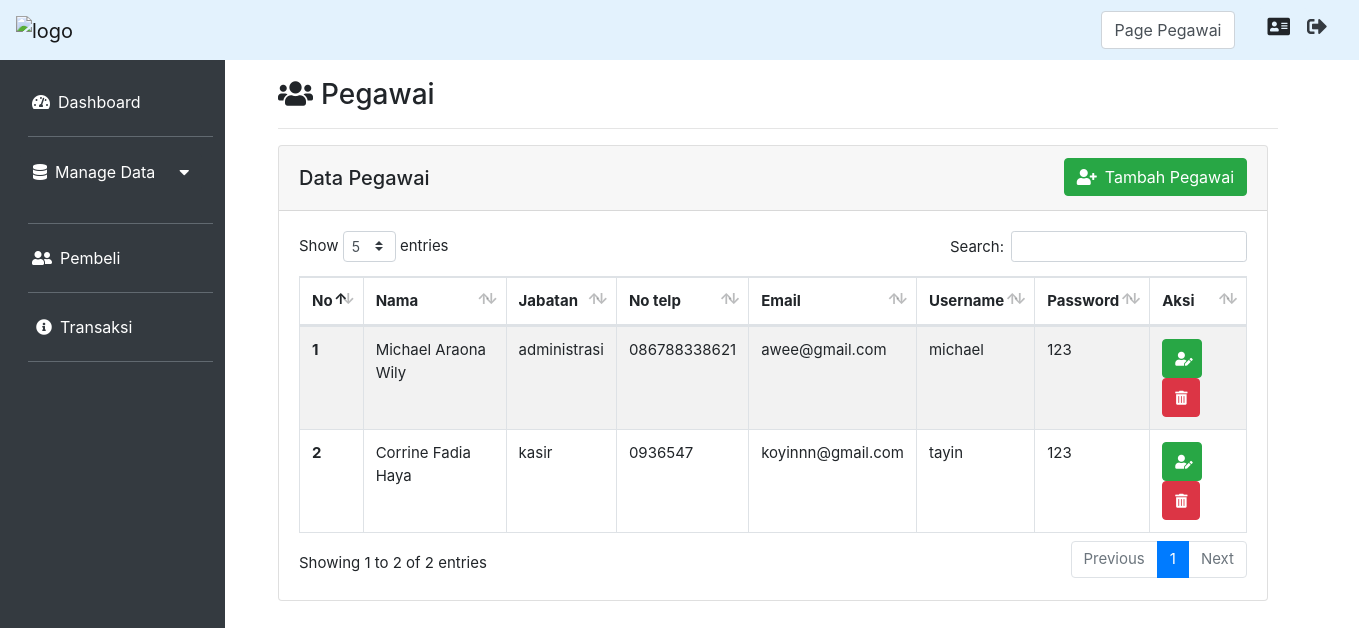
Page /index.php?page=Pegawai&aksi=viewData (signed in) on the committed database.
### tables this page shows
CREATE TABLE `pegawai` (
  `id_pegawai` int(11) NOT NULL,
  `nik_pegawai` varchar(16) NOT NULL,
  `nama_pegawai` varchar(25) NOT NULL,
  `username_pegawai` varchar(15) NOT NULL,
  `password_pegawai` varchar(15) NOT NULL,
  `email_pegawai` varchar(25) NOT NULL,
  `notelp_pegawai` varchar(18) NOT NULL,
  `jabatan_id` int(11) NOT NULL
);

CREATE TABLE `jabatan` (
  `id_jabatan` int(11) NOT NULL,
  `nama_jabatan` varchar(15) NOT NULL
);

### Model/PegawaiModel.php (called while the page is built, shortened)
<?php
class PegawaiModel
{
    public function getPegawai()
    {
        $sql = "SELECT nama_jabatan, nama_pegawai,
        nik_pegawai, username_pegawai,
        password_pegawai, email_pegawai,
        notelp_pegawai FROM pegawai
        JOIN jabatan ON pegawai.jabatan_id = jabatan.id_jabatan";
        $query = koneksi()->query($sql);
        $hasil = [];
        while ($data = $query->fetch_assoc()) {
            $hasil[] = $data;
        }
        return $hasil;
    }
    public function showPegawai()
    {
        $data = $this->getPegawai();
        extract($data);
        require_once("View/Pegawai/dataPegawai.php");
    }
}

### koneksi.php (called while the page is built, shortened)
<?php
function koneksi()
{
    $db_host = "localhost";
    $db_user = "root";
    $db_password = "";
    $db_database = "db_TokoParfum";
    try {
        return new mysqli($db_host, $db_user, $db_password, $db_database);
    } catch (Exception $e) {
        echo "Terjadi Kesalahan koneksi database";
    }
}

### View/Pegawai/dataPegawai.php (the view)
<div class="col-md-10 p-5 pt-2">
    <h3><i class="fa fa-users mr-2 mt-3"></i>Pegawai</h3>
    <hr class="garis">
    <div class="card">
        <div class="card-header">
            <div class="float-left mt-2">
                <h5>Data Pegawai</h5>
            </div>
            <a href="index.php?page=Admin&aksi=addPegawai" class=" btn btn-success float-right"><i class="fas fa-user-plus mr-2"></i>Tambah Pegawai</a>
        </div>
        <div class="card-body">
            <table id="example" class="table table-striped table-bordered" style="width:100%">
                <center>
                    <thead>
                        <tr>
                            <th scope="col">No</th>
                            <th scope="col">Nama</th>
                            <th scope="col">Jabatan</th>
                            <th scope="col">No telp</th>
                            <th scope="col">Email</th>
                            <th scope="col">Username</th>
                            <th scope="col">Password</th>
                            <th scope="col">Aksi</th>
                        </tr>
                    </thead>
                    <tbody>
                        <?php $no = 1;
                        foreach ($data as $row) : ?>
                            <tr>
                                <th scope="row"><?= $no ?></th>
                                <td><?= $row['nama_pegawai']; ?></td>
                                <td><?= $row['nama_jabatan']; ?></td>
                                <td><?= $row['notelp_pegawai']; ?></td>
                                <td><?= $row['email_pegawai']; ?></td>
                                <td><?= $row['username_pegawai']; ?></td>
                                <td><?= $row['password_pegawai']; ?></td>
                                <td><a href="index.php?page=Admin&aksi=editPegawai&id=<?= $row['id_pegawai'] ?>" class="btn btn-sm btn-success text-white rounded p-2"><i class="fas fa-user-edit ml-1" data-toggle="tooltip" title="Update Data"></i></a>
                                    <a href="index.php?page=Admin&aksi=deletePegawai&id=<?= $row['id_pegawai'] ?>" class="btn btn-sm btn-danger text-white rounded p-2"><i class="fas fa-trash-alt mr-1 ml-1" data-toggle="tooltip" title="Hapus Data"></i></a>
                                </td>
                            </tr>
                        <?php $no++;
                        endforeach; ?>
                    </tbody>
                </center>
            </table>
        </div>
    </div>
</div>

### assets/css/solid.css (style rules this page uses)
.fa, .fas { font-family: 'Font Awesome 5 Free'; font-weight: 900; }

### assets/css/allprogramview.css (style rules this page uses)
.card { width: 990px; }
.garis { width: 1000px; }

### rows in the picture
pegawai: nama_pegawai "Michael Araona Wily", jabatan.nama_jabatan "administrasi", notelp_pegawai "086788338621", email_pegawai "awee@gmail.com", username_pegawai "michael", password_pegawai "123"
pegawai: nama_pegawai "Corrine Fadia Haya", jabatan.nama_jabatan "kasir", notelp_pegawai "0936547", email_pegawai "koyinnn@gmail.com", username_pegawai "tayin", password_pegawai "123"

### other values in the picture
$_SESSION['role'] "Pegawai"
